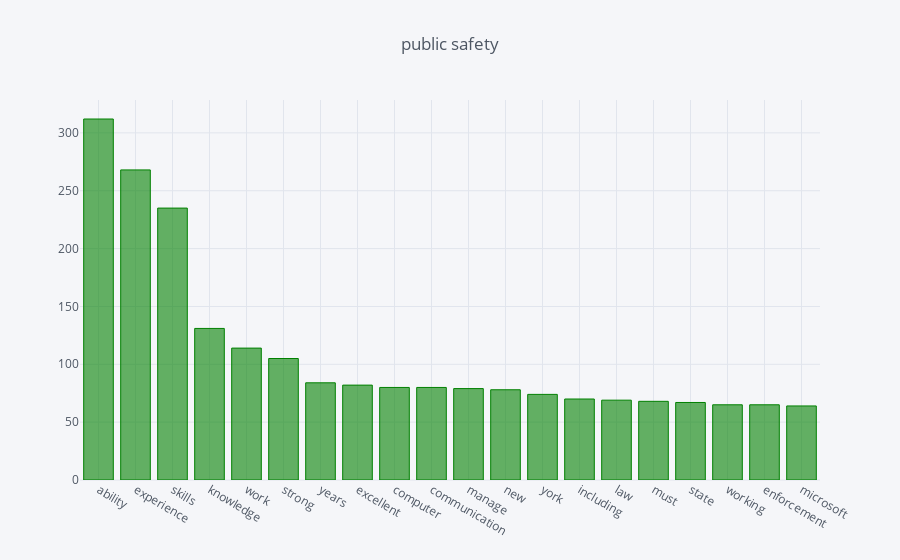

This figure's notebook cell:
### Code cell
preferred_skills(popular_categories.index[2]).iplot(title='public safety', kind='bar', color='green')

### Figure 1 — Plotly figure (JSON) as saved in the notebook; plotly's stock layout.template omitted (floating-point values rounded to 4 significant figures)
{"data": [{"marker": {"color": "rgba(0, 128, 0, 0.6)", "line": {"color": "rgba(0, 128, 0, 1.0)", "width": 1}}, "name": "None", "orientation": "v", "text": "", "type": "bar", "uid": "aa439a73-6d99-442a-953d-12ba1ff438f7", "x": ["ability", "experience", "skills", "knowledge", "work", "strong", "years", "excellent", "computer", "communication", "manage", "new", "york", "including", "law", "must", "state", "working", "enforcement", "microsoft"], "y": [312, 268, 235, 131, 114, 105, 84, 82, 80, 80, 79, 78, 74, 70, 69, 68, 67, 65, 65, 64]}], "layout": {"legend": {"bgcolor": "#F5F6F9", "font": {"color": "#4D5663"}}, "paper_bgcolor": "#F5F6F9", "plot_bgcolor": "#F5F6F9", "title": {"font": {"color": "#4D5663"}, "text": "public safety"}, "xaxis": {"gridcolor": "#E1E5ED", "showgrid": true, "tickfont": {"color": "#4D5663"}, "title": {"font": {"color": "#4D5663"}, "text": ""}, "zerolinecolor": "#E1E5ED"}, "yaxis": {"gridcolor": "#E1E5ED", "showgrid": true, "tickfont": {"color": "#4D5663"}, "title": {"font": {"color": "#4D5663"}, "text": ""}, "zerolinecolor": "#E1E5ED"}}}
